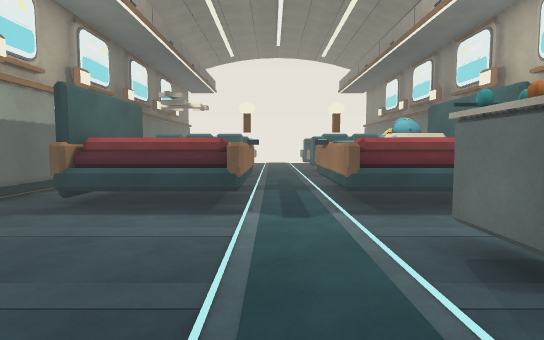
view 1 (above)

22 first-person views from a walk through a scene from a Unity 3-D project. The camera is 1.4 m above the floor, tilts 4° down and sees 80° across. The floor is counted in squares, 1 m on a side. Each view is taken from the middle of a square. On the plan, view 1 faces up. The plan holds only what a view shows up to about 15 squares ahead; the rest is blank. The player is left out. Surface patterns are stand-ins for the level's own textures.

view 2
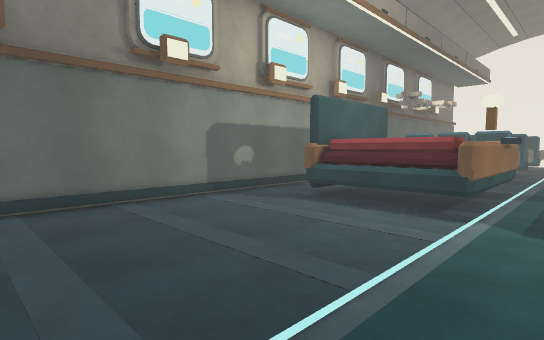

view 3
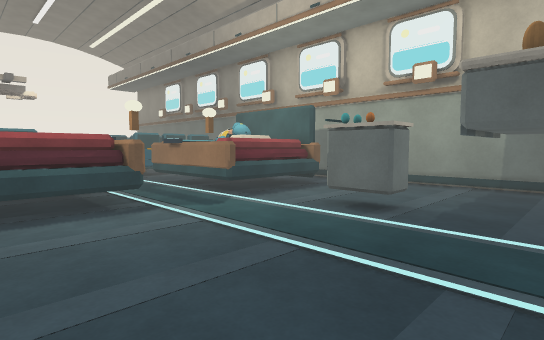

view 4
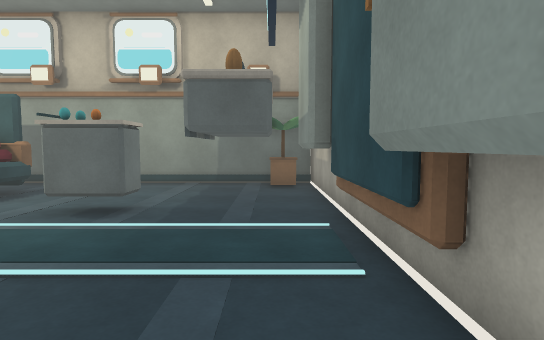

view 5
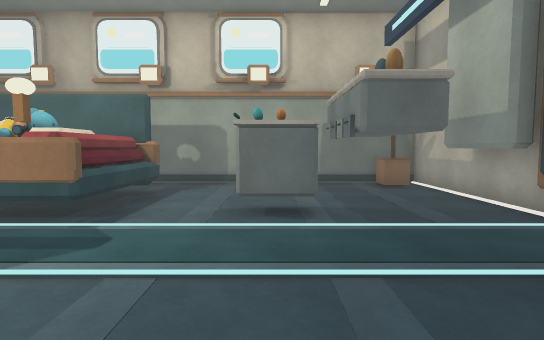

view 6
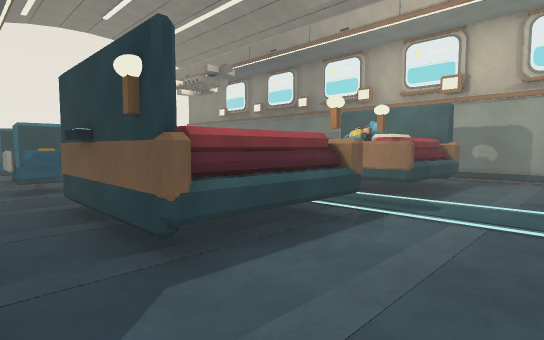

view 7
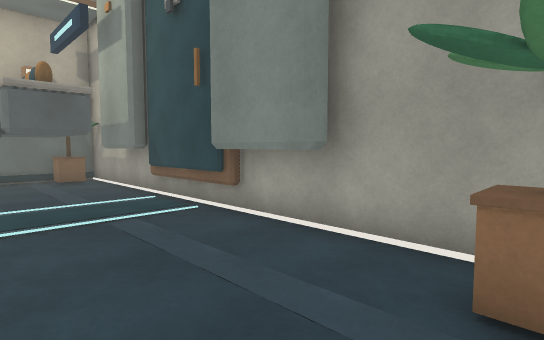

view 8
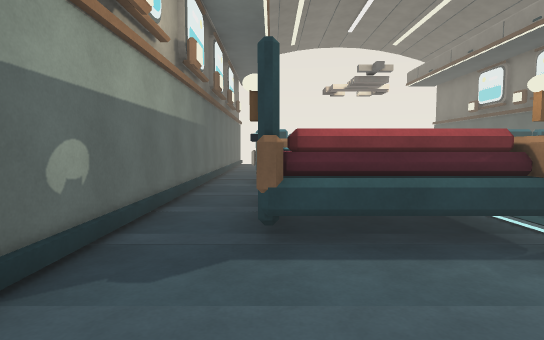

view 9
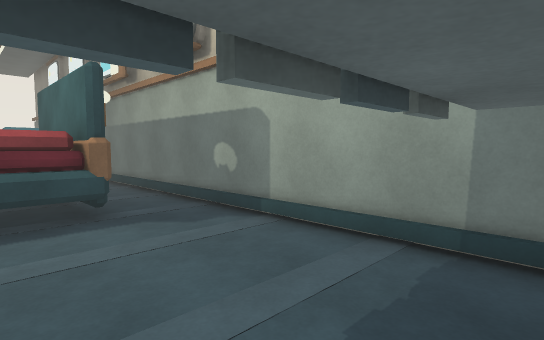

view 10
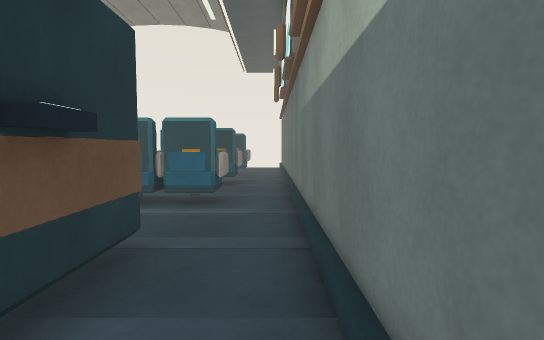

view 11
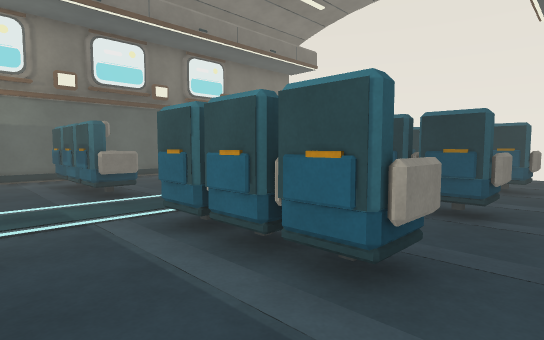

view 12
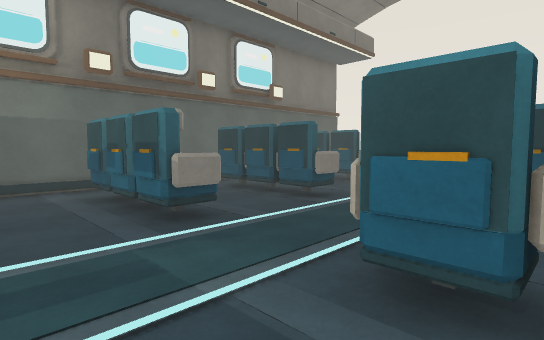

view 13
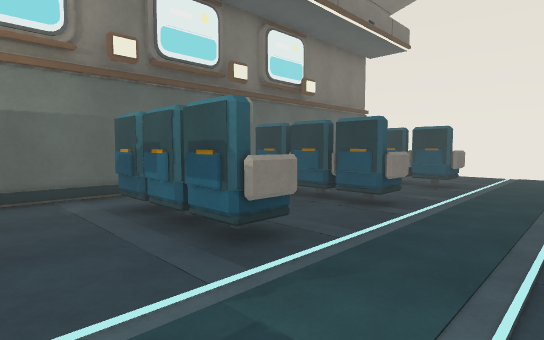

view 14
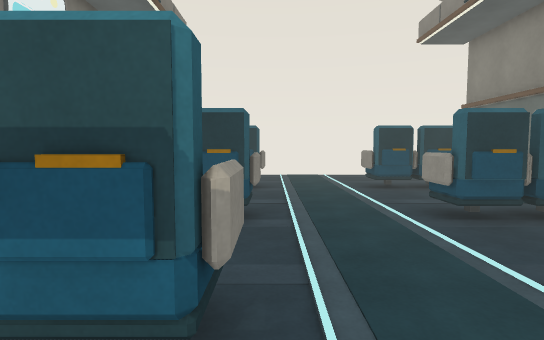

view 15
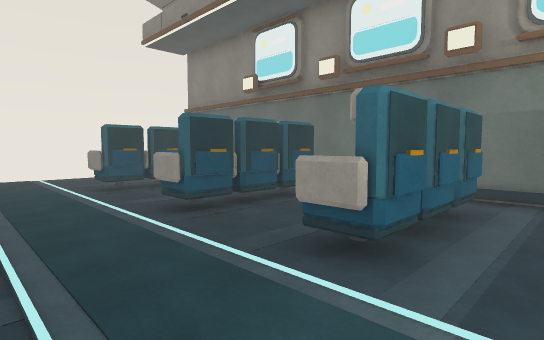

view 16
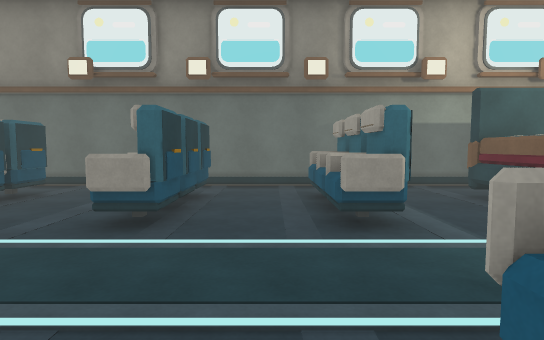

view 17
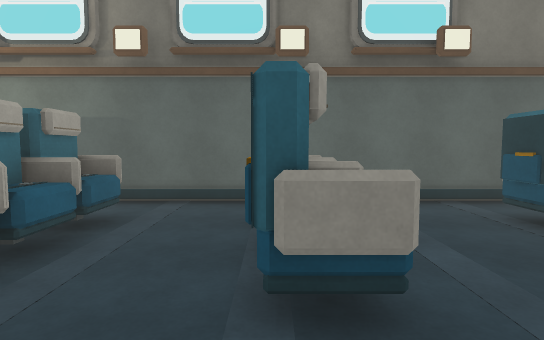

view 18
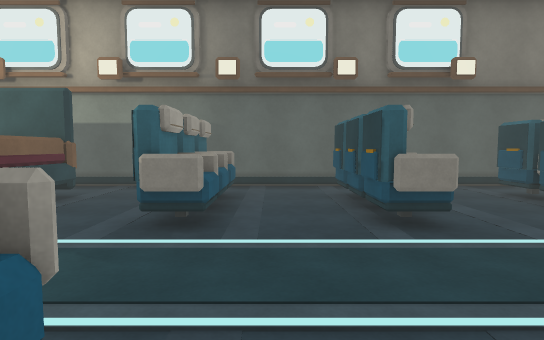

view 19
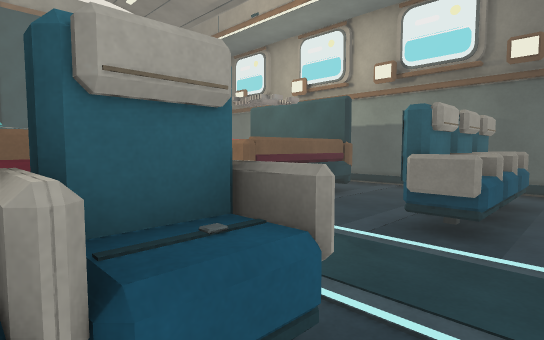

view 20
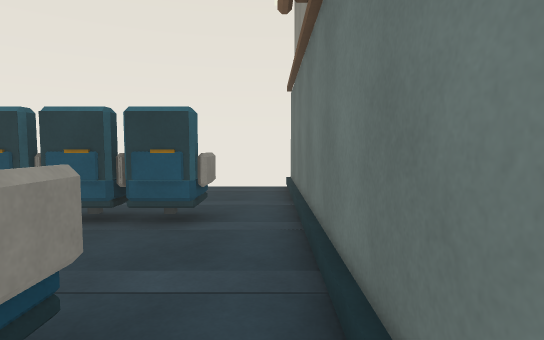

view 21
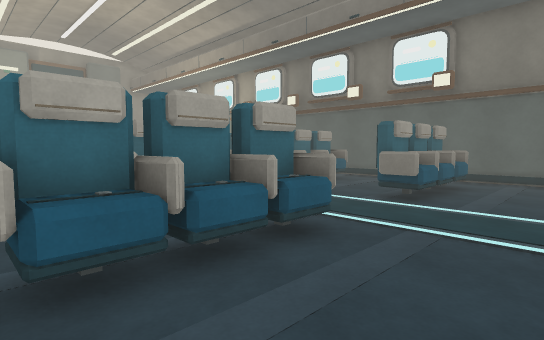

view 22
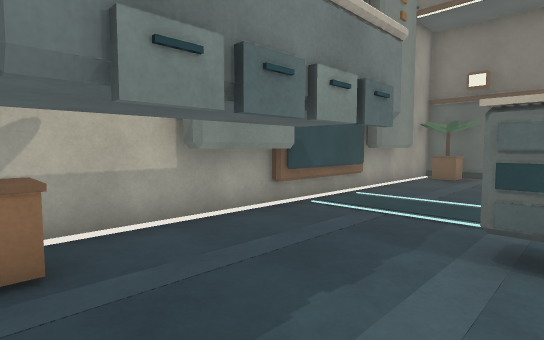

### Floor plan
Key: @ floor where view 1 was taken; # wall or solid block; x gap in a wall; . floor; ^ raised ledge.
Columns run from 8 left of view 1 to 9 right of it. Each row starts with its distance up from view 1.
 30       ......  ...#
 29       ....... ...#
 28 #................#
 27 #................#
 26 #.#^^^^#..#^^^^#.#
 25 #.##xx##..##xx##.#
 24 #................#
 23 #................#
 22 #................#
 21 #.#^^^^#..#^^^^#.#
 20 #.##xx##..##xx##.#
 19 #................#
 18 #................#
 17 #.#^^^^#..#^^^^#.#
 16 #.##xx##..##xx##.#
 15 #................#
 14 #................#
 13 #................#
 12 #..#^^^#..#####..#
 11 #..#   ^..##  #..#
 10 #..#   ^..^#  #..#
  9 #..#   ^..^####..#
  8 #..#####..#####..#
  7 #................#
  6 #................#
  5 #................#
  4 #..........#.....#
  3 #................#
  2 #...........####.#
  1 #................#
  0 ##......@.......##
 -1 ##..##########..##
 -2 ##################

Where each view was taken, in squares from view 1:
view 1: 0 up, 0 right, facing up
view 2: 0 up, 1 right, facing up-left
view 3: 0 up, 4 left, facing up-right
view 4: 0 up, 4 left, facing right
view 5: 4 up, 4 left, facing right
view 6: 4 up, 7 left, facing up-right
view 7: 3 up, 7 left, facing down-right
view 8: 3 up, 5 left, facing up
view 9: 1 up, 4 right, facing up-right
view 10: 8 up, 8 right, facing up
view 11: 13 up, 8 right, facing up-left
view 12: 13 up, 4 right, facing up-left
view 13: 13 up, 2 right, facing up-left
view 14: 14 up, 1 left, facing up
view 15: 14 up, 1 left, facing up-right
view 16: 18 up, 3 left, facing right
view 17: 20 up, 1 right, facing left
view 18: 18 up, 4 right, facing left
view 19: 18 up, 4 right, facing down-left
view 20: 19 up, 8 right, facing up
view 21: 29 up, 7 right, facing down-left
view 22: 4 up, 8 right, facing down-left
